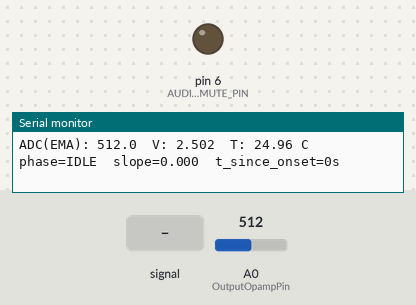
This sketch was run on a simulated Arduino Uno, built with avr-gcc and run on an emulated ATmega328P. Parts: output pins drawn as LEDs (lit = HIGH), the last lines printed to the serial monitor. The test bench sets the inputs (shaded band); at power-on: A0 (OutputOpampPin) = 512. The audio player accepts every command and is not drawn.

Above: at 1.2 s.
1.3 s: A0 (OutputOpampPin) fed a 200 Hz sine of ±81 counts around its level
At 3.0 s:
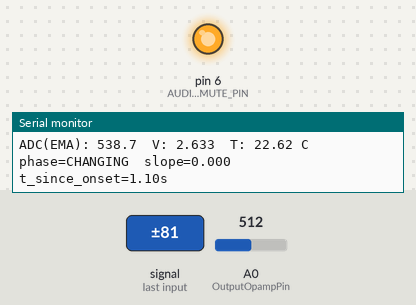
Timing chart, 0 to 8.3 s (numbered marks = the images above; inputs shaded):
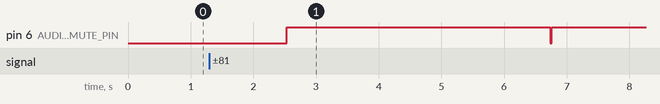

Measured:
- after the input at 1.3 s, pin 6 (AUDIO_MUTE_PIN): LOW → HIGH after 1.2 s, → LOW 4.2 s later, → HIGH 0.03 s later

The sketch:

thermotalker_code_v5_4Indo_ImprovedInterval.ino
```cpp
#include "Talkie.h"
#include "Vocab_ID_Large.h"
Talkie voice;

#include <math.h>

// -----------------------------
// Optional: amplifier mute control (set to -1 if unused)
#define AUDIO_MUTE_PIN 6
// -----------------------------

// --- Vocab compatibility shims (avoid name collisions) ---
#ifndef sp2_MINUS_ID
  #ifdef sp2_MINUS
    #define sp2_MINUS_ID sp2_MINUS
  #endif
#endif
#ifndef sp2_LIMA_ID
  #ifdef sp2_LIMA
    #define sp2_LIMA_ID sp2_LIMA
  #endif
#endif
#ifndef sp2_KOMA
  #ifdef sp2_KOMA_ID
    #define sp2_KOMA sp2_KOMA_ID
  #endif
#endif

// If your vocab already includes this word, delete this array.
const uint8_t sp2_TEMPERATURE[] PROGMEM = {
  0x00,0x48,0x6E,0x3E,0x3C,0xDD,0x1C,0x15,0x35,0x29,0xAF,0x6C,0xB4,0xD3,0xF4,0xAC,0x75,0xAA,0x30,0x72,0xD3,0x8B,0xD6,0xA9,0x42,0xDB,0x49,0x0B,0xC9,0xD2,0x92,0x54,0x29,0x95,0x84,0x2E,0x3A,0xB5,0x25,0x14,0xD2,0xD4,0xEA,0xCD,0x16,0x52,0xC0,0x08,0xF7,0xEB,0x5A,0x46,0x1C,0xDA,0xCD,0x24,0x12,0x17,0x31,0x56,0x29,0x2F,0x91,0xDB,0xA4,0x14,0x3C,0xAC,0xD5,0x4A,0x93,0x63,0xB5,0x8C,0x14,0x25,0x4D,0x8E,0x2D,0x3C,0xCD,0xD4,0x34,0x39,0x66,0x8F,0x6C,0x74,0x22,0xE4,0x90,0x25,0xD2,0x20,0x35,0x52,0x42,0x96,0x48,0xA3,0x2C,0x00,0x85,0xEB,0x4A,0xD5,0x24,0xDA,0x04,0x4E,0xA5,0x14,0x3D,0x57,0xEC,0x68,0x53,0x95,0xEB,0x54,0x69,0xA0,0x43,0x11,0xCE,0x17,0xB9,0x85,0x4E,0x41,0xDC,0xDB,0xA3,0x3A,0x2A,0x19,0x8E,0xA8,0xAE,0x6C,0xA8,0x64,0xD9,0xAB,0xAA,0x2A,0x13,0x5A,0xEB,0x24,0xB1,0x24,0x44,0xAA,0x2D,0x84,0xC3,0xA2,0x20,0xA5,0xE6,0x64,0x49,0x8B,0x0C,0x00,0x00,0x00,0x00,0x00,0x00,0x00,0x00,0x00,0x00,0xF0,0x80,0x2E,0xC3
};

// ---------------- Hardware / NTC model ----------------
#define OutputOpampPin A0
#define R_FIXED 10000.0
#define VCC 5.0
#define BETA 3950.0
#define T0   298.15
#define R0   10000.0

// ---------------- Fast sampler & filter ----------------
const float EMA_ALPHA = 0.20f;
float emaAdc = -1.0f;

// ---------- Prediction & preemption (speech latency control) ----------
const float SLOPE_FAST_THRESH     = 0.40f;    // degC/s -> considered "moving"
const float LEAD_TIME_S           = 0.60f;    // speak this far ahead
const float PREEMPT_DELTA_C       = 0.30f;    // abort mid-phrase if drift > this
const unsigned long CHECK_PERIOD_MS = 120;    // detection cadence
const unsigned long MIN_SPEAK_INTERVAL_MS = 900; // lower to allow fixed cadence

// ---------- Onset & stabilization ----------
const float ONSET_SLOPE_THRESH    = 0.20f;    // degC/s to declare onset
const float ONSET_DELTA_THRESH    = 0.20f;    // absolute jump to declare onset
const float STABLE_SLOPE_THRESH   = 0.04f;    // degC/s is "flat"
const unsigned long STABLE_WINDOW_MS = 1500;  // must remain flat this long

// ---------- Fixed-cadence "during" narration ----------
const unsigned long FIXED_CALL_INTERVAL_MS = 5000; // speak every N ms during change
// Optional: also force an extra mid-call if a big jump occurs between beats
const float EXTRA_JUMP_DELTA = 0.60f;               // degC triggers extra call

// ---------------- Curve narration: state machine ----------------
enum Phase { IDLE, CHANGING, STABILIZING };
Phase phase = IDLE;

// Temperature state
float lastT = NAN, prevT = NAN, prevPrevT = NAN;
unsigned long lastCheck = 0, lastSpoken = 0;

// Curve narration memory
float startTemp = NAN;                 // for reference/metrics
float lastAnnounced = NAN;             // last narrated temp
unsigned long onsetMs = 0;             // when CHANGING started
unsigned long nextSpeakMs = 0;         // next fixed-cadence speak time
unsigned long flatSince = 0;

// Small ring buffer for slope estimation
struct TSample { float T; unsigned long ms; };
TSample tbuf[8];
uint8_t tbi = 0;

// ---------------- Utilities ----------------
static inline float clampF(float x, float lo, float hi){ return x<lo?lo:(x>hi?hi:x); }
static inline void audioMute(bool on) { if (AUDIO_MUTE_PIN >= 0) digitalWrite(AUDIO_MUTE_PIN, on ? LOW : HIGH); }

// ---------------- Indonesian numbers ----------------
void sayUnder20(int n) {
  switch (n) {
    case 0: voice.say(sp2_NOL); break;    case 1: voice.say(sp2_SATU); break;
    case 2: voice.say(sp2_DUA); break;    case 3: voice.say(sp2_TIGA); break;
    case 4: voice.say(sp2_EMPAT); break;  case 5: voice.say(sp2_LIMA_ID); break;
    case 6: voice.say(sp2_ENAM); break;   case 7: voice.say(sp2_TUJUH); break;
    case 8: voice.say(sp2_DELAPAN); break;case 9: voice.say(sp2_SEMBILAN); break;
    case 10: voice.say(sp2_SEPULUH); break; case 11: voice.say(sp2_SEBELAS); break;
    case 12: voice.say(sp2_DUABELAS); break; case 13: voice.say(sp2_TIGABELAS); break;
    case 14: voice.say(sp2_EMPATBELAS); break; case 15: voice.say(sp2_LIMABELAS); break;
    case 16: voice.say(sp2_ENAMBELAS); break; case 17: voice.say(sp2_TUJUHBELAS); break;
    case 18: voice.say(sp2_DELAPANBELAS); break; case 19: voice.say(sp2_SEMBILANBELAS); break;
  }
}
void sayNumber(long n) {
  if (n < 0) { voice.say(sp2_MINUS_ID); sayNumber(-n); return; }
  if (n == 0) { voice.say(sp2_NOL); return; }
  if (n >= 100) {
    long ratus = n / 100;
    if (ratus == 1) voice.say(sp2_SERATUS);
    else { sayNumber(ratus); voice.say(sp2_RATUS); }
    n %= 100;
  }
  if (n >= 20) {
    int puluh = n / 10;
    switch (puluh) {
      case 2: voice.say(sp2_DUA); break;   case 3: voice.say(sp2_TIGA); break;
      case 4: voice.say(sp2_EMPAT); break; case 5: voice.say(sp2_LIMA_ID); break;
      case 6: voice.say(sp2_ENAM); break;  case 7: voice.say(sp2_TUJUH); break;
      case 8: voice.say(sp2_DELAPAN); break; case 9: voice.say(sp2_SEMBILAN); break;
    }
    voice.say(sp2_PULUH);
    n %= 10;
  }
  if (n > 0 && n < 20) sayUnder20((int)n);
}

// ----------- Thermistor conversion -----------
float adcToCelsius(float adcVal /*0..1023*/) {
  float vAdc = (adcVal * VCC) / 1023.0f;
  vAdc = clampF(vAdc, 0.001f, VCC - 0.001f);
  float R_therm = R_FIXED * vAdc / (VCC - vAdc);
  if (R_therm < 1.0f) R_therm = 1.0f;
  float invT = (1.0f / T0) + (1.0f / BETA) * logf(R_therm / R0);
  return (1.0f / invT) - 273.15f;
}

// -------- Prediction & slope helpers --------
float calcSlopeDegPerSec() {
  int i2 = (int)tbi - 1; if (i2 < 0) i2 += 8;
  int i1 = i2 - 3;       if (i1 < 0) i1 += 8;
  unsigned long dt_ms = (tbuf[i2].ms - tbuf[i1].ms);
  if (dt_ms < 150) return 0.0f;
  float dT = tbuf[i2].T - tbuf[i1].T;
  return dT * 1000.0f / (float)dt_ms;
}
float predictTempAhead(float Tnow, float slope_degps, float lead_s) {
  float Tp = Tnow + slope_degps * lead_s;
  if (Tp < -40) Tp = -40; if (Tp > 150) Tp = 150;
  return Tp;
}

// -------- Preemptable, adaptive speech --------
void sayTemperatureAdaptive(float T_target, bool sayLabel, bool oneDecimal) {
  float tRounded = oneDecimal ? roundf(T_target * 10.0f) / 10.0f
                              : roundf(T_target * 100.0f) / 100.0f;
  long  intPart  = (long) tRounded;
  int   decPart  = (int) roundf(fabsf(tRounded - (float)intPart) * (oneDecimal ? 10.0f : 100.0f));

  audioMute(false);

  if (sayLabel) {
    voice.say(sp2_TEMPERATURE);
    voice.stop(); delay(2);
    if (fabsf(tbuf[(tbi+7)&7].T - T_target) > PREEMPT_DELTA_C) { audioMute(true); return; }
  }

  sayNumber(intPart);
  voice.stop(); delay(2);
  if (fabsf(tbuf[(tbi+7)&7].T - T_target) > PREEMPT_DELTA_C) { audioMute(true); return; }

  if (decPart > 0) {
    voice.say(sp2_KOMA);
    if (decPart < 10) { voice.say(sp2_NOL); sayNumber(decPart); }
    else              { sayNumber(decPart); }
    voice.stop(); delay(2);
    if (fabsf(tbuf[(tbi+7)&7].T - T_target) > PREEMPT_DELTA_C) { audioMute(true); return; }
  }

  voice.say(sp2_CELSIUS);
  voice.stop();
  delay(6);
  audioMute(true);
}

// ----------- Curve-aware narration with FIXED cadence -----------
void narrateCurve(float curT) {
  unsigned long now = millis();
  if (now - lastCheck < CHECK_PERIOD_MS) return;
  lastCheck = now;

  // Update history
  prevPrevT = prevT; prevT = lastT; lastT = curT;

  // Slope & prediction
  float slope = calcSlopeDegPerSec();
  float Tpred = predictTempAhead(curT, slope, LEAD_TIME_S);
  bool movingFast = fabsf(slope) >= SLOPE_FAST_THRESH;

  // ----- IDLE: detect onset (NO announcement) -----
  if (phase == IDLE) {
    bool onset = (fabsf(curT - prevT) >= ONSET_DELTA_THRESH) || (fabsf(slope) >= ONSET_SLOPE_THRESH);
    if (onset) {
      phase = CHANGING;
      onsetMs = now;
      nextSpeakMs = now + FIXED_CALL_INTERVAL_MS; // schedule first fixed-cadence call
      startTemp = curT;
      lastAnnounced = curT;
      flatSince = 0;
    }
    return;
  }

  // ----- CHANGING: speak at fixed cadence (+optional extra on big jumps) -----
  if (phase == CHANGING) {
    // Fixed interval beat
    if ( (long)(now - nextSpeakMs) >= 0 && (now - lastSpoken) >= MIN_SPEAK_INTERVAL_MS ) {
      bool oneDec = true;       // concise, 1 decimal while moving
      bool sayLbl = false;      // skip "temperature" to save time mid-curve
      sayTemperatureAdaptive(Tpred, sayLbl, oneDec);
      lastAnnounced = curT;
      lastSpoken = now;
      nextSpeakMs += FIXED_CALL_INTERVAL_MS;  // schedule next beat
    }

    // Optional: if a very large jump happens between beats, force an extra call
    if (fabsf(curT - lastAnnounced) >= EXTRA_JUMP_DELTA &&
        (now - lastSpoken) >= (FIXED_CALL_INTERVAL_MS / 2)) {
      bool oneDec = true;
      sayTemperatureAdaptive(Tpred, false, oneDec);
      lastAnnounced = curT;
      lastSpoken = now;
      // keep nextSpeakMs as-is (don’t drift the metronome)
    }

    // Stabilization check
    if (fabsf(slope) <= STABLE_SLOPE_THRESH) {
      if (flatSince == 0) flatSince = now;
      if ((now - flatSince) >= STABLE_WINDOW_MS) {
        phase = STABILIZING;
      }
    } else {
      flatSince = 0;
    }
    return;
  }

  // ----- STABILIZING: final callout, then back to IDLE -----
  if (phase == STABILIZING) {
    if ((now - lastSpoken) >= 600) {
      float TfinalPred = predictTempAhead(curT, slope, 0.25f); // small lead is fine at the end
      // Final: use full precision and say label
      sayTemperatureAdaptive(TfinalPred, true, false);
      lastSpoken = now;
      phase = IDLE;
      startTemp = NAN; lastAnnounced = curT; flatSince = 0;
    }
    return;
  }
}

// ---------------- Arduino lifecycle ----------------
void setup() {
  Serial.begin(9600);
  if (AUDIO_MUTE_PIN >= 0) { pinMode(AUDIO_MUTE_PIN, OUTPUT); audioMute(true); }
  Serial.println("ThermoTalker fixed-cadence curve narration ready");
}

void loop() {
  // Fast sample + EMA
  int raw = analogRead(OutputOpampPin);
  if (emaAdc < 0) emaAdc = raw; else emaAdc = EMA_ALPHA * raw + (1.0f - EMA_ALPHA) * emaAdc;

  float tC = adcToCelsius(emaAdc);

  // Store in ring buffer for slope estimation
  tbuf[tbi].T  = tC;
  tbuf[tbi].ms = millis();
  tbi = (tbi + 1) & 7;

  // Serial (for tuning)
  static unsigned long lastPrint = 0;
  unsigned long now = millis();
  if (now - lastPrint > 150) {
    float vAdc = (emaAdc * VCC) / 1023.0f;
    Serial.print("ADC(EMA): "); Serial.print(emaAdc, 1);
    Serial.print("  V: "); Serial.print(vAdc, 3);
    Serial.print("  T: "); Serial.print(tC, 2);
    Serial.print(" C  phase=");
    Serial.print((phase==IDLE)?"IDLE":(phase==CHANGING)?"CHANGING":"STABILIZING");
    Serial.print("  slope=");
    Serial.print(calcSlopeDegPerSec(), 3);
    Serial.print("  t_since_onset=");
    if (onsetMs==0) Serial.print(0); else Serial.print((now - onsetMs)/1000.0f, 2);
    Serial.print("s");
    Serial.println();
    lastPrint = now;
  }

  // Curve narration
  narrateCurve(tC);
}
```

Vocab_ID_Large.h
```cpp
#ifndef _TALKIE_VOCAB_ID_LARGE_H
#define _TALKIE_VOCAB_ID_LARGE_H
#include <Arduino.h>

// Indonesian numbers vocab for Talkie

extern const uint8_t sp2_BELAS[] PROGMEM;
extern const uint8_t sp2_CELSIUS[] PROGMEM;
extern const uint8_t sp2_DELAPAN[] PROGMEM;
extern const uint8_t sp2_DELAPANBELAS[] PROGMEM;
extern const uint8_t sp2_DELAPANPULUH[] PROGMEM;
extern const uint8_t sp2_DUA[] PROGMEM;
extern const uint8_t sp2_DUABELAS[] PROGMEM;
extern const uint8_t sp2_DUAPULUH[] PROGMEM;
extern const uint8_t sp2_EMPAT[] PROGMEM;
extern const uint8_t sp2_EMPATBELAS[] PROGMEM;
extern const uint8_t sp2_EMPATPULUH[] PROGMEM;
extern const uint8_t sp2_ENAM[] PROGMEM;
extern const uint8_t sp2_ENAMBELAS[] PROGMEM;
extern const uint8_t sp2_ENAMPULUH[] PROGMEM;
extern const uint8_t sp2_JUTA[] PROGMEM;
extern const uint8_t sp2_KOMA[] PROGMEM;
extern const uint8_t sp2_LIMA_ID[] PROGMEM;
extern const uint8_t sp2_LIMABELAS[] PROGMEM;
extern const uint8_t sp2_LIMAPULUH[] PROGMEM;
extern const uint8_t sp2_MINUS_ID[] PROGMEM;
extern const uint8_t sp2_NOL[] PROGMEM;
extern const uint8_t sp2_PULUH[] PROGMEM;
extern const uint8_t sp2_RATUS[] PROGMEM;
extern const uint8_t sp2_RIBU[] PROGMEM;
extern const uint8_t sp2_SATU[] PROGMEM;
extern const uint8_t sp2_SEBELAS[] PROGMEM;
extern const uint8_t sp2_SEMBILAN[] PROGMEM;
extern const uint8_t sp2_SEMBILANBELAS[] PROGMEM;
extern const uint8_t sp2_SEMBILANPULUH[] PROGMEM;
extern const uint8_t sp2_SEPULUH[] PROGMEM;
extern const uint8_t sp2_SERATUS[] PROGMEM;
extern const uint8_t sp2_TIGA[] PROGMEM;
extern const uint8_t sp2_TIGABELAS[] PROGMEM;
extern const uint8_t sp2_TIGAPULUH[] PROGMEM;
extern const uint8_t sp2_TUJUH[] PROGMEM;
extern const uint8_t sp2_TUJUHBELAS[] PROGMEM;
extern const uint8_t sp2_TUJUHPULUH[] PROGMEM;

#endif // _TALKIE_VOCAB_ID_LARGE_H
```

Source omitted: b_ID_large.cpp (data table, 59974 bytes)
